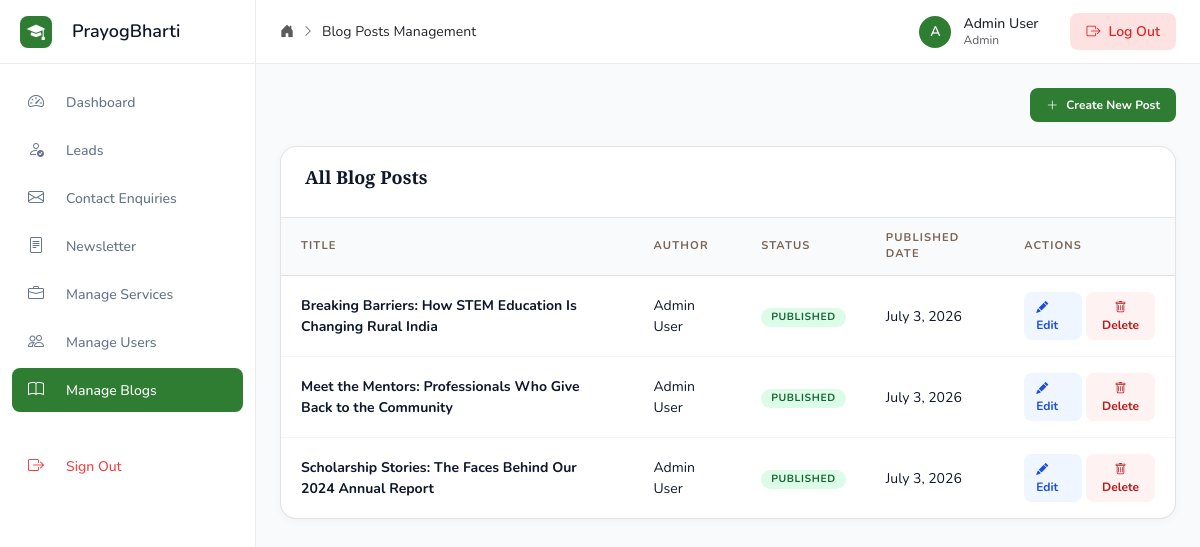
Page /admin/blogs.php (signed in) on the earlier database version.
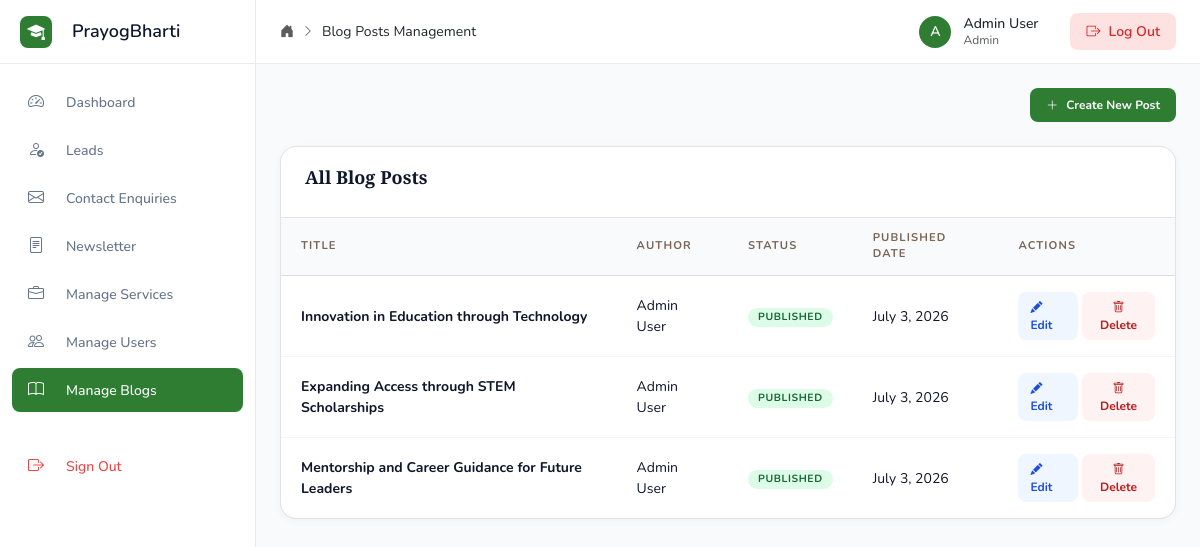
Same page on the later database version.
### tables this page shows
CREATE TABLE IF NOT EXISTS `blog_posts` (
    `id`           INT UNSIGNED    AUTO_INCREMENT PRIMARY KEY,
    `title`        VARCHAR(500)    NOT NULL UNIQUE,
    `slug`         VARCHAR(500)    NOT NULL UNIQUE,
    `summary`      TEXT            NOT NULL,
    `content`      LONGTEXT        NOT NULL,
    `author_id`    INT UNSIGNED    NOT NULL,
    `cover_image`  VARCHAR(1000)   NOT NULL DEFAULT '',
    `tags`         VARCHAR(500)    NOT NULL DEFAULT '',    
    `status`       ENUM('draft','published') NOT NULL DEFAULT 'draft',
    `created_at`   TIMESTAMP       NOT NULL DEFAULT CURRENT_TIMESTAMP,
    `updated_at`   TIMESTAMP       NOT NULL DEFAULT CURRENT_TIMESTAMP ON UPDATE CURRENT_TIMESTAMP,
    FOREIGN KEY (`author_id`) REFERENCES `users`(`id`) ON DELETE CASCADE
);

CREATE TABLE IF NOT EXISTS `users` (
    `id`         INT UNSIGNED    AUTO_INCREMENT PRIMARY KEY,
    `name`       VARCHAR(255)    NOT NULL,
    `email`      VARCHAR(255)    NOT NULL UNIQUE,
    `password`   VARCHAR(255)    NOT NULL,            
    `role`       ENUM('admin','author','user') NOT NULL DEFAULT 'user',
    `created_at` TIMESTAMP       NOT NULL DEFAULT CURRENT_TIMESTAMP,
    `updated_at` TIMESTAMP       NOT NULL DEFAULT CURRENT_TIMESTAMP ON UPDATE CURRENT_TIMESTAMP
);

### admin/blogs.php (the view, shortened to what this page needs)
<?php
require_once __DIR__ . '/admin_layout.php';
$pdo = db();
$userId = currentUserId();
$role = currentRole();
if ($role === 'author') {
    $stmt = $pdo->prepare("
        SELECT bp.*, u.name AS author_name
        FROM blog_posts bp
        LEFT JOIN users u ON bp.author_id = u.id
        WHERE bp.author_id = ?
        ORDER BY bp.created_at DESC
    ");
    $stmt->execute([$userId]);
} else {
    $stmt = $pdo->query("
        SELECT bp.*, u.name AS author_name
        FROM blog_posts bp
        LEFT JOIN users u ON bp.author_id = u.id
        ORDER BY bp.created_at DESC
    ");
}
$posts = $stmt->fetchAll();
?>
<div class="mb-4 text-end">
  <a href="blog_edit.php" class="btn btn-primary btn-sm px-3 py-2">
    <i class="bi bi-plus-lg"></i> Create New Post
  </a>
</div>
<div class="admin-table-wrap">
  <div class="admin-table-header">
    <h2>All Blog Posts</h2>
  </div>
  <div class="table-responsive">
    <table class="admin-table">
      <thead>
        <tr>
          <th>Title</th>
          <th>Author</th>
          <th>Status</th>
          <th>Published Date</th>
          <th>Actions</th>
        </tr>
      </thead>
      <tbody>
        <?php if (empty($posts)): ?>
          <tr><td colspan="5" class="text-center text-muted">No blog posts found.</td></tr>
        <?php else: foreach ($posts as $p): ?>
          <tr>
            <td><strong><?= htmlspecialchars($p['title']) ?></strong></td>
            <td><?= htmlspecialchars($p['author_name'] ?? 'Unknown') ?></td>
            <td><span class="badge badge-<?= $p['status'] ?>"><?= $p['status'] ?></span></td>
            <td><?= date('F j, Y', strtotime($p['created_at'])) ?></td>
            <td>
              <div style="display:flex; gap:0.25rem;">
                <a href="blog_edit.php?id=<?= $p['id'] ?>" class="btn-sm btn-edit"><i class="bi bi-pencil-fill"></i> Edit</a>
                <form method="POST" action="" onsubmit="return confirm('Are you sure you want to delete this blog post?')" style="display:inline;">
                  <button type="submit" class="btn-sm btn-delete"><i class="bi bi-trash"></i> Delete</button>
                </form>
              </div>
            </td>
          </tr>
        <?php endforeach; endif; ?>
      </tbody>
    </table>
  </div>
</div>

Differences in the rows shown:
changed blog_posts: title "Breaking Barriers: How STEM Education Is Changing Rural India" → "Innovation in Education through Technology"
changed blog_posts: title "Meet the Mentors: Professionals Who Give Back to the Community" → "Expanding Access through STEM Scholarships"
changed blog_posts: title "Scholarship Stories: The Faces Behind Our 2024 Annual Report" → "Mentorship and Career Guidance for Future Leaders"
